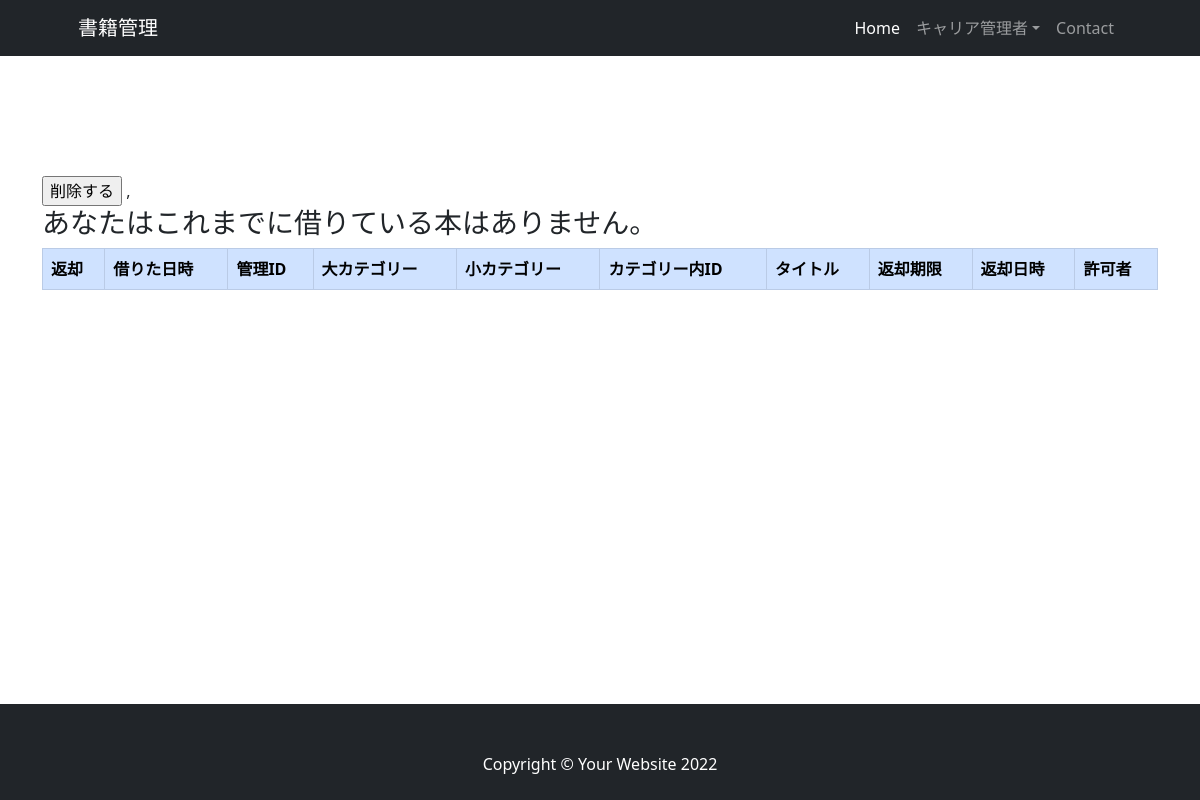
Before: /rental_history/ (signed in) with the older database file.
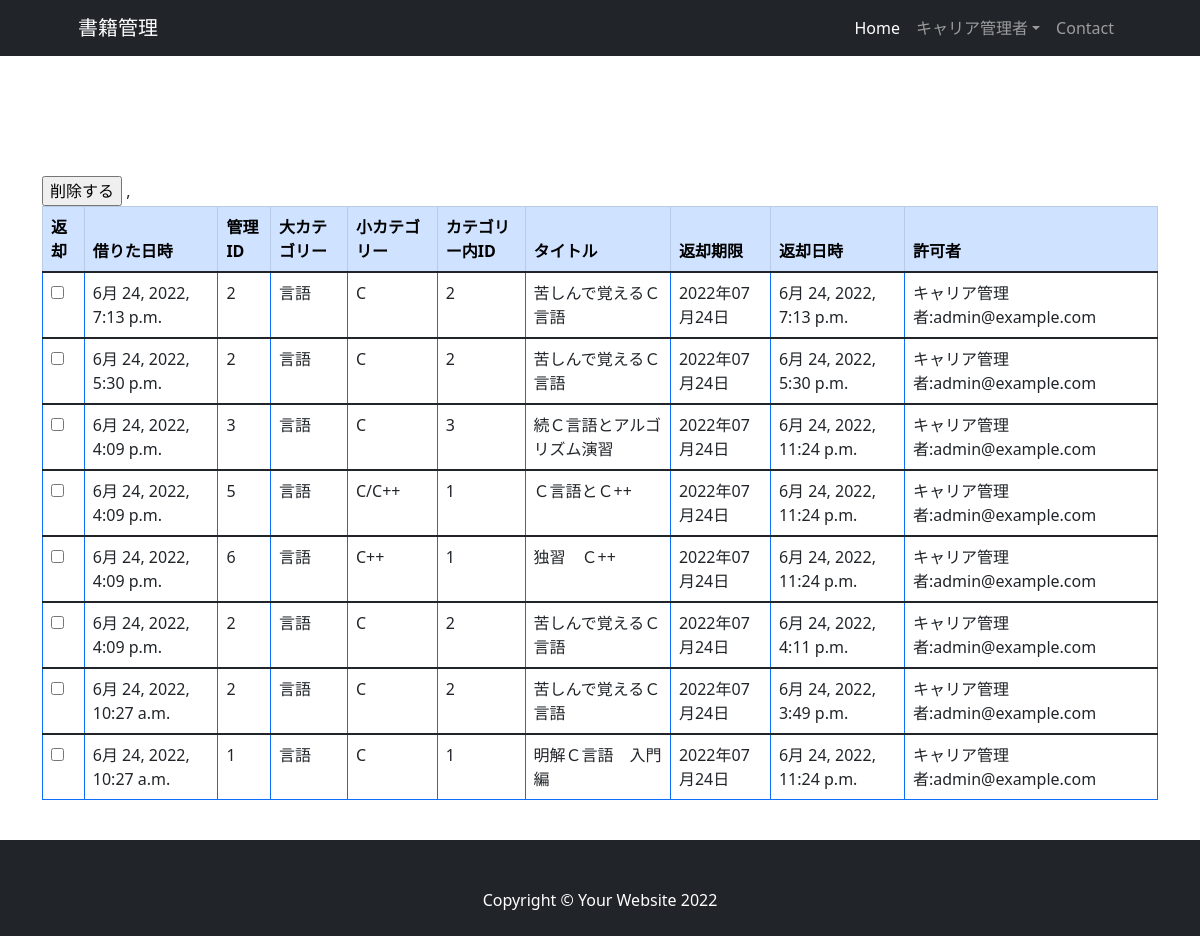
After: the same page with the newer database file.
### book_rental_app/models.py (models this page shows, shortened)
class LendingStatus(models.Model):
    checkout_date = models.DateTimeField(auto_now_add=True, verbose_name='貸し出し日')
    returned_date = models.DateTimeField(auto_now=True, verbose_name='返却日')
    book = models.ForeignKey(Books, on_delete=models.PROTECT, verbose_name='貸し出された書籍')
    borrower_user = models.ForeignKey(User, on_delete=models.PROTECT, related_name='status_borrower', verbose_name='本を借りた人')
    lender_user = models.ForeignKey(User, on_delete=models.PROTECT, related_name='status_lender', verbose_name='貸出許可を出した人')
    is_returned = models.BooleanField(default=False, help_text='本が返されたらTrue', verbose_name='返されたかどうかのラベル')
    def __str__(self):
        return self.checkout_date.strftime("%Y/%m/%d") + ' / ' + self.book.title + ' / ' + self.borrower_user.last_name + self.borrower_user.first_name
    def get_due_date(self):
        due_date = self.checkout_date + relativedelta(months=1)
        return due_date
    class Meta:
        db_table = 'LendingStatus'
        verbose_name = '貸出状況'
        verbose_name_plural = '貸出状況'

class Books(models.Model):
    manage_id = models.IntegerField(verbose_name='書籍管理用ID', blank=True, null=True)
    id_in_category = models.IntegerField(verbose_name='カテゴリーにおけるID', blank=True, null=True)
    title = models.CharField(max_length=255, verbose_name='Book Title')
    category = models.ForeignKey(SmallCategory, on_delete=models.SET_NULL, blank=True, null=True, verbose_name='Small Categroy name')
    borrower_user = models.ForeignKey(User, on_delete=models.SET_NULL, blank=True, null=True, related_name='borrowing_books', verbose_name='本を借りた人')
    lender_user = models.ForeignKey(User, on_delete=models.SET_NULL, blank=True, null=True, related_name='lending_books', verbose_name='貸出許可を出した人')
    is_rental = models.BooleanField(default=False, help_text='借りられたらTrue', verbose_name='貸出中ラベル')
    created_at = models.DateTimeField(auto_now_add=True, verbose_name='書籍追加された日時')
    class Meta:
        db_table = 'Books'
        verbose_name = '書籍情報'
        verbose_name_plural = '書籍情報'

class SmallCategory(models.Model):
    large_category = models.ForeignKey(LargeCategory, on_delete=models.SET_NULL, blank=True, null=True, verbose_name='Large Categroy name')
    name = models.CharField(max_length=25, verbose_name='Small Categroy name')
    def __str__(self):
        return self.name
    class Meta:
        db_table = 'Small_Category'
        verbose_name = '小カテゴリー'
        verbose_name_plural = '小カテゴリー'

class LargeCategory(models.Model):
    name = models.CharField(max_length=25, verbose_name='Large Categroy name')
    def __str__(self):
        return self.name
    class Meta:
        db_table = 'Large_Category'
        verbose_name = '大カテゴリー'
        verbose_name_plural = '大カテゴリー'

### register/models.py (models this page shows, shortened)
class User(AbstractBaseUser, PermissionsMixin):
    email = models.EmailField(_('email address'), unique=True)
    first_name = models.CharField(_('first name'), max_length=30, blank=True)
    last_name = models.CharField(_('last name'), max_length=150, blank=True)
    is_staff = models.BooleanField(
        _('staff status'),
        default=False,
        help_text=_(
            'Designates whether the user can log into this admin site.'),
    )
    is_active = models.BooleanField(
        _('active'),
        default=True,
        help_text=_(
            'Designates whether this user should be treated as active. '
            'Unselect this instead of deleting accounts.'
        ),
    )
    date_joined = models.DateTimeField(_('date joined'), default=timezone.now)
    """
    5冊目での貸出上限フラグ追加
    """
    rental_limit = models.BooleanField(default=False, help_text='5冊以上借りたらTrue', verbose_name='貸出上限フラグ')
    """
    借りているかどうかでフラグ追加
    """
    is_borrowing = models.BooleanField(default=False, help_text='本を借りていればTrue', verbose_name='本を借りている人/is_borrowing')
    objects = CustomUserManager()
    EMAIL_FIELD = 'email'
    USERNAME_FIELD = 'email'
    REQUIRED_FIELDS = []
    class Meta:
        verbose_name = _('user')
        verbose_name_plural = _('users')
    def __str__(self):
        return self.last_name + self.first_name + ':' + self.email

### book_rental_app/views/borrower_views.py (the view)
# urls.py: path('rental_history/', views.rental_history, name='rental_history'),
def rental_history(request):
    borrower_user = request.user
    status_history = LendingStatus.objects.filter(is_returned=True, borrower_user=borrower_user).order_by('-checkout_date')
    print(status_history)
    context = {
        'status_history': status_history,
    }
    return render(request, 'borrower/rental_history.html', context)

### book_rental_app/templates/borrower/rental_history.html (shortened to what this page needs)
{% extends 'borrower/base.html' %}
{% load custom_tag %}
{% block content %}
        <section class="pt-4">
            <div class="container">
              <form method="post" action="#">
                  <input type="submit" name="button" value="削除する">
                  <table class="table table-bordered border-primary table-hover">
                    <thead class="table-primary">
                      <tr>
                        <th scope="col">返却</th>
                        <th scope="col">借りた日時</th>
                        <th scope="col">管理ID</th>
                        <th scope="col">大カテゴリー</th>
                        <th scope="col">小カテゴリー</th>
                        <th scope="col">カテゴリー内ID</th>
                        <th scope="col">タイトル</th>
                        <th scope="col">返却期限</th>,
                        <th scope="col">返却日時</th>
                        <th scope="col">許可者</th>
                      </tr>
                    </thead>
                    {% if status_history %}
                    {% for status in status_history %}
                    <tbody>
                      <tr id="{{ status.id }}">
                          <td><input type="checkbox" name="returning_status_id" value="{{ status.id }}"></td>
                          <td>{{ status.checkout_date }}</td>
                          <td>{{ status.book.manage_id }}</td>
                          <td>{{ status.book.category.large_category }}</td>
                          <td>{{ status.book.category }}</td>
                          <td>{{ status.book.id_in_category }}</td>
                          <td>{{ status.book.title }}</td>
                          <td>{{ status.get_due_date | date:"Y年m月j日" }}</td>
                          <td>{{ status.returned_date }}</td>
                          <td>{{ status.lender_user }}</td>
                      </tr>
                    </tbody>
                    {% endfor %}
                    {% else %}
                    <h3>あなたはこれまでに借りている本はありません。</h3>
                    {% endif %}
                  </table>
              </form>
            </div>
          </section>
  {% endblock %}

Changed rows visible on the page:
added LendingStatus: checkout_date "6月 24, 2022, 7:13 p.m.", book.manage_id "2", book.category.large_category "言語", book.category "C", book.id_in_category "2", book "苦しんで覚えるＣ言語", get_due_date "2022年07月24日", returned_date "6月 24, 2022, 7:13 p.m.", lender_user "キャリア管理者:admin@example.com"
added LendingStatus: checkout_date "6月 24, 2022, 5:30 p.m.", book.manage_id "2", book.category.large_category "言語", book.category "C", book.id_in_category "2", book "苦しんで覚えるＣ言語", get_due_date "2022年07月24日", returned_date "6月 24, 2022, 5:30 p.m.", lender_user "キャリア管理者:admin@example.com"
added LendingStatus: checkout_date "6月 24, 2022, 4:09 p.m.", book.manage_id "3", book.category.large_category "言語", book.category "C", book.id_in_category "3", book "続Ｃ言語とアルゴリズム演習", get_due_date "2022年07月24日", returned_date "6月 24, 2022, 11:24 p.m.", lender_user "キャリア管理者:admin@example.com"
added LendingStatus: checkout_date "6月 24, 2022, 4:09 p.m.", book.manage_id "5", book.category.large_category "言語", book.category "C/C++", book.id_in_category "1", book "Ｃ言語とＣ++", get_due_date "2022年07月24日", returned_date "6月 24, 2022, 11:24 p.m.", lender_user "キャリア管理者:admin@example.com"
added LendingStatus: checkout_date "6月 24, 2022, 4:09 p.m.", book.manage_id "6", book.category.large_category "言語", book.category "C++", book.id_in_category "1", book "独習 Ｃ++", get_due_date "2022年07月24日", returned_date "6月 24, 2022, 11:24 p.m.", lender_user "キャリア管理者:admin@example.com"
added LendingStatus: checkout_date "6月 24, 2022, 4:09 p.m.", book.manage_id "2", book.category.large_category "言語", book.category "C", book.id_in_category "2", book "苦しんで覚えるＣ言語", get_due_date "2022年07月24日", returned_date "6月 24, 2022, 4:11 p.m.", lender_user "キャリア管理者:admin@example.com"
added LendingStatus: checkout_date "6月 24, 2022, 10:27 a.m.", book.manage_id "2", book.category.large_category "言語", book.category "C", book.id_in_category "2", book "苦しんで覚えるＣ言語", get_due_date "2022年07月24日", returned_date "6月 24, 2022, 3:49 p.m.", lender_user "キャリア管理者:admin@example.com"
added LendingStatus: checkout_date "6月 24, 2022, 10:27 a.m.", book.manage_id "1", book.category.large_category "言語", book.category "C", book.id_in_category "1", book "明解Ｃ言語 入門編", get_due_date "2022年07月24日", returned_date "6月 24, 2022, 11:24 p.m.", lender_user "キャリア管理者:admin@example.com"
Other visible differences:
text no longer shown: "あなたはこれまでに借りている本はありません。"
